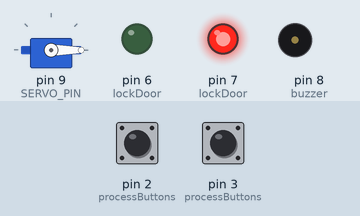
Recording of a program running on a simulated Arduino Mega 2560, built with avr-gcc and run on an emulated ATmega2560. Parts: servo, output pins drawn as LEDs (lit = HIGH), buzzer (waves = sounding, pin HIGH). Inputs (shaded band) come from the test bench; at power-on: pin 3 (processButtons) HIGH, pin 2 (processButtons) HIGH. Pins used as bus, display or sensor lines are not drawn.

Above: at 1.2 s.
1.3 s: pin 3 (processButtons) pulled LOW for 0.15 s
At 2.5 s:
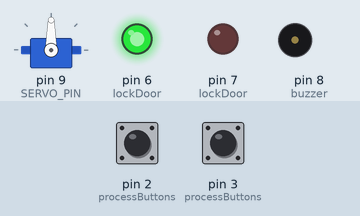
4.3 s: pin 2 (processButtons) pulled LOW for 0.15 s
At 4.37 s:
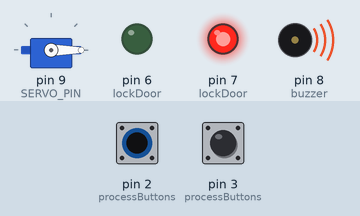
5.9 s: pin 3 (processButtons) pulled LOW for 1 s
At 5.97 s:
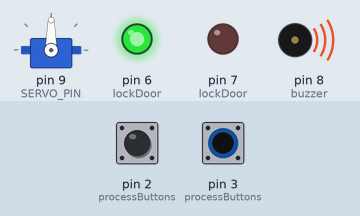
8.9 s: pin 2 (processButtons) pulled LOW for 1 s
At 9.05 s:
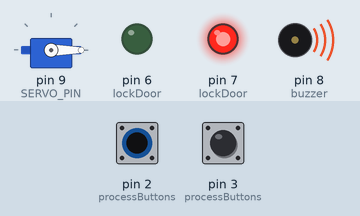
Timing chart, 0 to 11.9 s (numbered marks = the images above; inputs shaded):
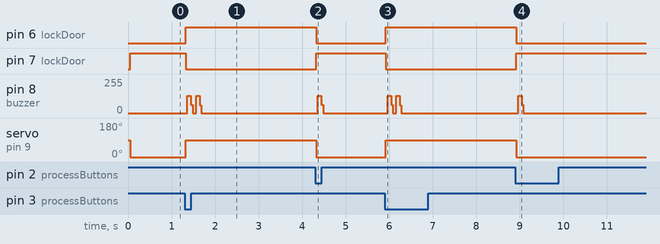

The program:

main.cpp
```cpp
#include <Arduino.h>
#include <SPI.h>
#include <MFRC522.h>
#include <Servo.h>

/* =========================
   PIN CONFIG
   ========================= */

#define RFID_SS     53
#define RFID_RST    49

#define SERVO_PIN   9

/* =========================
   RFID
   ========================= */

MFRC522 rfid(RFID_SS, RFID_RST);

const byte MASTER_UID[4] =
{
    0x01,
    0x02,
    0x03,
    0x04
};

/* =========================
   SERVO
   ========================= */

Servo lockServo;

/* =========================
   SYSTEM STATE
   ========================= */

bool lockState = true;

/* =========================
   UART BAREMETAL
   ========================= */

#define BAUD 9600
#define UBRR_VALUE ((F_CPU/(16UL*BAUD))-1)

void UART_Init()
{
    UBRR0H = (UBRR_VALUE >> 8);
    UBRR0L = UBRR_VALUE;

    UCSR0B =
        (1 << RXEN0);

    UCSR0C =
        (1 << UCSZ01) |
        (1 << UCSZ00);
}

char UART_Read()
{
    while (!(UCSR0A & (1 << RXC0)));

    return UDR0;
}

bool UART_Available()
{
    return (UCSR0A & (1 << RXC0));
}
/* =========================
   BUZZER
   D8 = PH5
   Passive Buzzer
   ========================= */

void beep(uint8_t times)
{
    for(uint8_t t = 0; t < times; t++)
    {
        for(uint16_t i = 0; i < 200; i++)
        {
            PORTH |= (1 << PH5);

            delayMicroseconds(250);

            PORTH &= ~(1 << PH5);

            delayMicroseconds(250);
        }

        delay(100);
    }
}

/* =========================
   LOCK
   ========================= */

void lockDoor()
{
    if(lockState)
        return;

    lockState = true;

    PORTH &= ~(1 << PH3);

    PORTH |= (1 << PH4);

    lockServo.write(0);

    beep(1);
}

/* =========================
   UNLOCK
   ========================= */

void unlockDoor()
{
    if(!lockState)
        return;

    lockState = false;

    PORTH |= (1 << PH3);

    PORTH &= ~(1 << PH4);

    lockServo.write(90);

    beep(2);
}

/* =========================
   RFID AUTH
   ========================= */

bool authorizedCard(MFRC522::Uid *uid)
{
    if(uid->size != 4)
        return false;

    for(uint8_t i = 0; i < 4; i++)
    {
        if(uid->uidByte[i] != MASTER_UID[i])
            return false;
    }

    return true;
}
/* =========================
   RFID PROCESS
   ========================= */

void processRFID()
{
    if(!rfid.PICC_IsNewCardPresent())
        return;

    if(!rfid.PICC_ReadCardSerial())
        return;

    if(authorizedCard(&rfid.uid))
    {
        unlockDoor();
    }

    rfid.PICC_HaltA();

    rfid.PCD_StopCrypto1();
}

/* =========================
   BUTTON PROCESS
   D2 = PE4
   D3 = PE5
   ========================= */

void processButtons()
{
    if(!(PINE & (1 << PE5)))
    {
        delay(20);

        if(!(PINE & (1 << PE5)))
        {
            unlockDoor();

            while(!(PINE & (1 << PE5)));
        }
    }

    if(!(PINE & (1 << PE4)))
    {
        delay(20);

        if(!(PINE & (1 << PE4)))
        {
            lockDoor();

            while(!(PINE & (1 << PE4)));
        }
    }
}

/* =========================
   UART PROCESS
   ========================= */

void processUART()
{
    static char buffer[20];

    static uint8_t index = 0;

    while(UART_Available())
    {
        char c = UART_Read();

        if(c == '\n')
        {
            buffer[index] = '\0';

            if(strstr(buffer, "CMD1"))
            {
                lockDoor();
            }

            else if(strstr(buffer, "CMD2"))
            {
                unlockDoor();
            }

            else if(strstr(buffer, "CMD3"))
            {
                beep(3);
            }

            index = 0;
        }
        else
        {
            if(index < sizeof(buffer)-1)
            {
                buffer[index++] = c;
            }
        }
    }
}
/* =========================
   SETUP
   ========================= */

void setup()
{
    /* D6 LED HIJAU */

    DDRH |= (1 << PH3);

    /* D7 LED MERAH */

    DDRH |= (1 << PH4);

    /* D8 BUZZER */

    DDRH |= (1 << PH5);

    /* D2 BUTTON RED */

    DDRE &= ~(1 << PE4);

    PORTE |= (1 << PE4);

    /* D3 BUTTON GREEN */

    DDRE &= ~(1 << PE5);

    PORTE |= (1 << PE5);

    UART_Init();

    lockServo.attach(SERVO_PIN);

    SPI.begin();

    rfid.PCD_Init();

    /* STATUS AWAL LOCK */

    lockState = true;

    PORTH &= ~(1 << PH3);

    PORTH |= (1 << PH4);

    lockServo.write(0);
}

/* =========================
   LOOP
   ========================= */

void loop()
{
    processButtons();

    processUART();

    processRFID();
}
```

Measured:
- after the input at 1.3 s, pin 6 (lockDoor): LOW → HIGH at once; pin 7 (lockDoor): HIGH → LOW at once; pin 8 (buzzer): alternates 128/255 for 0.08 s and 0/255 for 0.12 s, 4 changes in all, then stays 0/255, starting after 0.06 s; servo on pin 9 (SERVO_PIN): 0° → 90° at once
- after the input at 4.3 s, pin 6 (lockDoor): HIGH → LOW at once; pin 7 (lockDoor): LOW → HIGH at once; pin 8 (buzzer): 0/255 → 128/255 after 0.06 s, → 0/255 0.08 s later; servo on pin 9 (SERVO_PIN): 90° → 0° at once
- after the input at 5.9 s, pin 6 (lockDoor): LOW → HIGH at once; pin 7 (lockDoor): HIGH → LOW at once; pin 8 (buzzer): alternates 128/255 for 0.08 s and 0/255 for 0.12 s, 4 changes in all, then stays 0/255, starting after 0.06 s; servo on pin 9 (SERVO_PIN): 0° → 90° at once
- after the input at 8.9 s, pin 6 (lockDoor): HIGH → LOW at once; pin 7 (lockDoor): LOW → HIGH at once; pin 8 (buzzer): 0/255 → 128/255 after 0.06 s, → 0/255 0.08 s later; servo on pin 9 (SERVO_PIN): 90° → 0° at once
